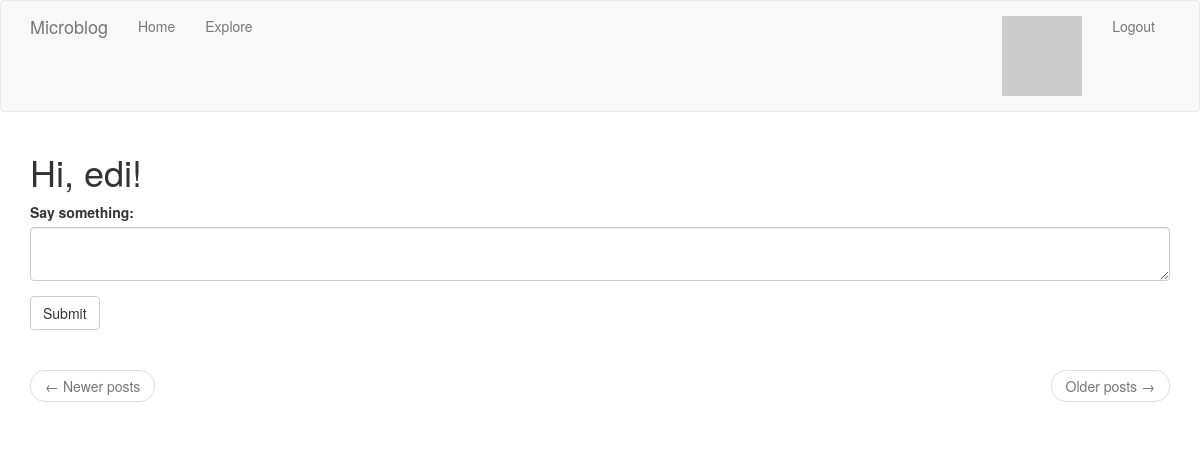
The page /index (signed in) on the database as committed earlier.
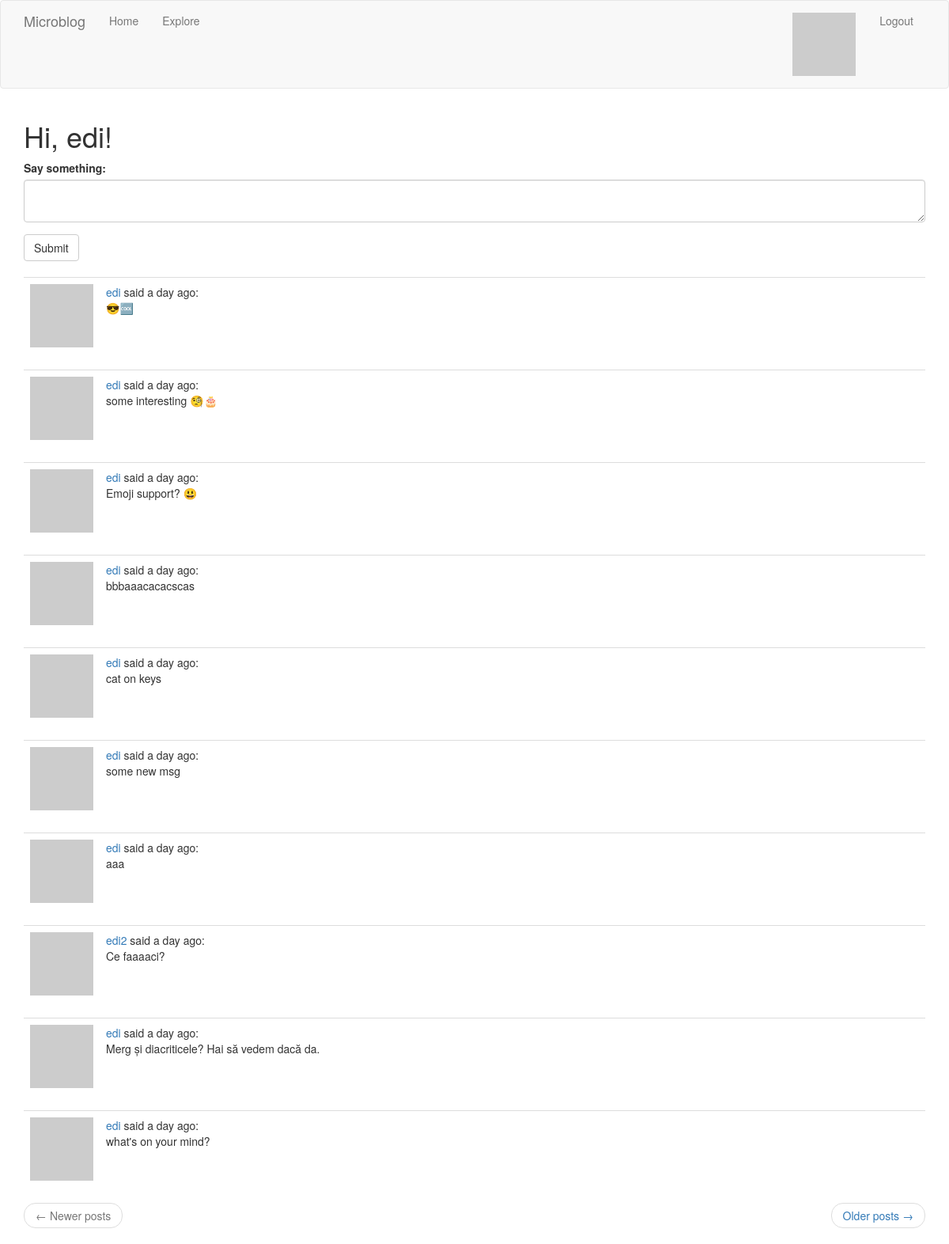
The same page on the database as committed later.
### app/models.py (models this page shows, shortened)
class User(UserMixin, db.Model):
    id = db.Column(db.Integer, primary_key=True)
    username = db.Column(db.String(64), index=True, unique=True)
    email = db.Column(db.String(120), index=True, unique=True)
    password_hash = db.Column(db.String(128))
    """
    user.posts will retrieve all the Posts made by this User
    post.author will retrieve the User that made the Post
    """
    posts = db.relationship("Post", backref="author", lazy="dynamic")
    about_me = db.Column(db.String(140))
    last_seen = db.Column(db.DateTime, default = datetime.utcnow)
    """
    Define many-to-many relationship between User instances.
    user1 = user2 has the meaning of: user1 is following user2
        * secondary = sets association table defined above
        * primaryjoin = links follower with association table
        * secondaryjoin = links followed with association table
    """
    followed = db.relationship(
        "User", secondary = followers,
        primaryjoin=(followers.c.follower_id == id),
        secondaryjoin=(followers.c.followed_id == id),
        backref=db.backref("followers", lazy = "dynamic"), lazy = "dynamic")
    def avatar(self, size):
        digest = md5(self.email.lower().encode("utf-8")).hexdigest()
        return "https://www.gravatar.com/avatar/{}?d=identicon&s={}".format(digest, size)
    def followed_posts(self):
        posts_followed = Post.query.join(followers, (followers.c.followed_id == Post.user_id))\
                                   .filter(followers.c.follower_id == self.id)
        posts_owned = Post.query.filter_by(user_id = self.id)
        return posts_followed.union(posts_owned).order_by(Post.timestamp.desc())

class Post(db.Model):
    id = db.Column(db.Integer, primary_key=True)
    body = db.Column(db.String(140))
    timestamp = db.Column(db.DateTime, index=True, default=datetime.utcnow)
    user_id = db.Column(db.Integer, db.ForeignKey("user.id"))

### app/routes.py (the view)
@app.route("/", methods = ["GET", "POST"])
@app.route("/index", methods = ["GET", "POST"])
@login_required
def index():
    form = PostForm()
    if form.validate_on_submit():
        post = Post(body = form.post.data, author = current_user)
        db.session.add(post)
        db.session.commit()
        flash(_T("Your post has been saved"))
        return redirect(url_for("index"))
    page = request.args.get(key = 'page', default = 1, type = int)
    ret_404_on_empty_range = False
    posts = current_user.followed_posts().paginate(page, app.config['POSTS_PER_PAGE'], ret_404_on_empty_range)
    next_url = url_for("index", page = posts.next_num)\
            if posts.has_next else None
    prev_url = url_for("index", page = posts.prev_num)\
            if posts.has_prev else None
    return render_template("index.html", title = "Home", form = form,
            posts = posts.items, next_url = next_url, prev_url = prev_url)

### app/forms.py
class PostForm(FlaskForm):
    post = TextAreaField(_LT("Say something:"), validators = [DataRequired(), Length(min = 1, max = 140)])
    submit = SubmitField(_LT("Submit"))

### app/models.py (called while the page is built)
@login.user_loader
def load_user(id):
    return User.query.get(int(id))

### app/routes.py (called while the page is built)
@app.before_request
def before_request():
    if current_user.is_authenticated:
        current_user.last_seen = datetime.utcnow()
        db.session.commit()
    g.locale = str(get_locale())

### app/templates/index.html (shortened to what this page needs)
{% extends "base.html" %}
{% import "bootstrap/wtf.html" as wtf %}
{% block app_content %}
    <h1>{{ _("Hi,")}} {{ current_user.username }}!</h1>
    {% if form %}
        <div class = "row">
            <div class = "col-md-12">
                {{ wtf.quick_form(form) }}
            </div>
        </div>
    {% endif %}
    {% include "paginated_posts.html" %}
{% endblock %}

### app/templates/base.html (shortened to what this page needs)
{% extends "bootstrap/base.html" %}
{% block navbar %}
    <nav class="navbar navbar-default">
        <div class="container">
            <div class="navbar-header">
                <a class="navbar-brand" href="{{ url_for('index') }}">Microblog</a>
            </div>
            <div class="collapse navbar-collapse" id="bs-example-navbar-collapse-1">
                <ul class="nav navbar-nav">
                    <li><a href="{{ url_for('index') }}">{{ _("Home")}}</a></li>
                    <li><a href="{{ url_for('explore') }}">{{ _("Explore")}}</a></li>
                </ul>
                <ul class="nav navbar-nav navbar-right">
                    {% if current_user.is_anonymous %}
                    <li><a href="{{ url_for('login') }}">{{ _("Login")}}</a></li>
                    {% else %}
                    <li><a href="{{ url_for('user', username=current_user.username) }}"><img src="{{ current_user.avatar(24) }}" /></a></li>
                    <li><a href="{{ url_for('logout') }}">{{ _("Logout")}}</a></li>
                    {% endif %}
                </ul>
            </div>
        </div>
    </nav>
{% endblock %}
{% block content %}
    <div class="container">
        {% block app_content %}{% endblock %}
    </div>
{% endblock %}

### app/templates/paginated_posts.html
{% for post in posts %}
    {% include "sub_post.html" %}
{% endfor %}
<nav aria-label="...">
    <ul class="pager">
        <li class="previous{% if not prev_url %} disabled{% endif %}">
            <a href="{{ prev_url or '#' }}">
                <span aria-hidden="true">&larr;</span> {{ _("Newer posts")}}
            </a>
        </li>
        <li class="next{% if not next_url %} disabled{% endif %}">
            <a href="{{ next_url or '#' }}">
                {{ _("Older posts")}} <span aria-hidden="true">&rarr;</span>
            </a>
        </li>
    </ul>
</nav>

### app/templates/sub_post.html
<table class="table table-hover">
    <tr>
        <td class="col-xs-1">
            <a href={{url_for("user", username = post.author.username)}}>
                <img src="{{ post.author.avatar(64) }}" />
            </a>
        </td>
        <td class = "col-xs-11">
            <a href={{url_for("user", username = post.author.username)}}>
                {{ post.author.username }}
            </a>
            {{ _("said")}} {{ moment(post.timestamp).fromNow() }}:<br>{{ post.body }}
        </td>
    </tr>
</table>

Rows that differ between the two databases and show on the page:
added Post: author.username "edi", timestamp "a day ago", body "😎🆒"
added Post: author.username "edi", timestamp "a day ago", body "some interesting 🧐🎂"
added Post: author.username "edi", timestamp "a day ago", body "Emoji support? 😃"
added Post: author.username "edi", timestamp "a day ago", body "bbbaaacacacscas"
added Post: author.username "edi", timestamp "a day ago", body "cat on keys"
added Post: author.username "edi", timestamp "a day ago", body "some new msg"
added Post: author.username "edi", timestamp "a day ago", body "aaa"
added Post: author.username "edi2", timestamp "a day ago", body "Ce faaaaci?"
added Post: author.username "edi", timestamp "a day ago", body "Merg și diacriticele? Hai să vedem dacă da."
added Post: author.username "edi", timestamp "a day ago", body "what's on your mind?"
